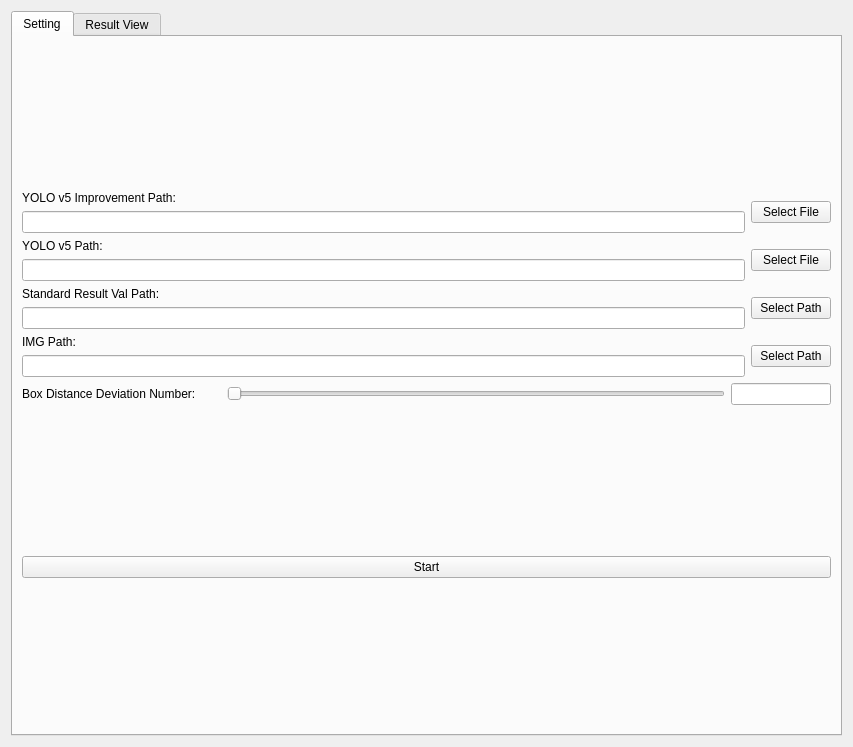
<?xml version="1.0" encoding="UTF-8"?>
<ui version="4.0">
 <class>Form</class>
 <widget class="QWidget" name="Form">
  <property name="geometry">
   <rect>
    <x>0</x>
    <y>0</y>
    <width>853</width>
    <height>747</height>
   </rect>
  </property>
  <property name="windowTitle">
   <string>Form</string>
  </property>
  <layout class="QGridLayout" name="gridLayout_3">
   <item row="0" column="0">
    <widget class="QTabWidget" name="tab_widget">
     <property name="enabled">
      <bool>true</bool>
     </property>
     <property name="currentIndex">
      <number>0</number>
     </property>
     <widget class="QWidget" name="setting_tab">
      <attribute name="title">
       <string>Setting</string>
      </attribute>
      <layout class="QGridLayout" name="gridLayout_2">
       <item row="0" column="0">
        <layout class="QVBoxLayout" name="verticalLayout_5">
         <item>
          <layout class="QHBoxLayout" name="horizontalLayout_2">
           <item>
            <layout class="QVBoxLayout" name="verticalLayout">
             <item>
              <widget class="QLabel" name="label_2">
               <property name="text">
                <string>YOLO v5 Improvement Path:</string>
               </property>
              </widget>
             </item>
             <item>
              <widget class="QLineEdit" name="a_path_line_edit"/>
             </item>
            </layout>
           </item>
           <item>
            <widget class="QPushButton" name="yolo_imp_path_select_push_button">
             <property name="text">
              <string>Select File</string>
             </property>
            </widget>
           </item>
          </layout>
         </item>
         <item>
          <layout class="QHBoxLayout" name="horizontalLayout">
           <item>
            <layout class="QVBoxLayout" name="verticalLayout_2">
             <item>
              <widget class="QLabel" name="label">
               <property name="text">
                <string>YOLO v5 Path:</string>
               </property>
              </widget>
             </item>
             <item>
              <widget class="QLineEdit" name="b_path_line_edit"/>
             </item>
            </layout>
           </item>
           <item>
            <widget class="QPushButton" name="yolo_path_select_push_button">
             <property name="text">
              <string>Select File</string>
             </property>
            </widget>
           </item>
          </layout>
         </item>
         <item>
          <layout class="QHBoxLayout" name="horizontalLayout_3">
           <item>
            <layout class="QVBoxLayout" name="verticalLayout_3">
             <item>
              <widget class="QLabel" name="label_3">
               <property name="text">
                <string>Standard Result Val Path:</string>
               </property>
              </widget>
             </item>
             <item>
              <widget class="QLineEdit" name="standard_path_line_edit"/>
             </item>
            </layout>
           </item>
           <item>
            <widget class="QPushButton" name="standard_result_val_path_select_push_button">
             <property name="text">
              <string>Select Path</string>
             </property>
            </widget>
           </item>
          </layout>
         </item>
         <item>
          <layout class="QHBoxLayout" name="horizontalLayout_4">
           <item>
            <layout class="QVBoxLayout" name="verticalLayout_4">
             <item>
              <widget class="QLabel" name="label_4">
               <property name="text">
                <string>IMG Path:</string>
               </property>
              </widget>
             </item>
             <item>
              <widget class="QLineEdit" name="img_path_line_edit"/>
             </item>
            </layout>
           </item>
           <item>
            <widget class="QPushButton" name="img_path_select_push_button">
             <property name="text">
              <string>Select Path</string>
             </property>
            </widget>
           </item>
          </layout>
         </item>
         <item>
          <layout class="QHBoxLayout" name="horizontalLayout_5" stretch="2,5,1">
           <item>
            <widget class="QLabel" name="label_5">
             <property name="text">
              <string>Box Distance Deviation Number:</string>
             </property>
            </widget>
           </item>
           <item>
            <widget class="QSlider" name="deviation_number_slider">
             <property name="orientation">
              <enum>Qt::Horizontal</enum>
             </property>
            </widget>
           </item>
           <item>
            <widget class="QLineEdit" name="deviation_number_line_edit"/>
           </item>
          </layout>
         </item>
        </layout>
       </item>
       <item row="1" column="0">
        <widget class="QPushButton" name="compare_start">
         <property name="text">
          <string>Start</string>
         </property>
        </widget>
       </item>
      </layout>
     </widget>
     <widget class="QWidget" name="result_view_tab">
      <attribute name="title">
       <string>Result View</string>
      </attribute>
      <layout class="QGridLayout" name="gridLayout">
       <item row="0" column="0">
        <widget class="QTableWidget" name="res_table">
         <property name="enabled">
          <bool>true</bool>
         </property>
         <column>
          <property name="text">
           <string>IMAGE ID</string>
          </property>
         </column>
         <column>
          <property name="text">
           <string>IMG VIEW</string>
          </property>
         </column>
         <column>
          <property name="text">
           <string>IMG INF</string>
          </property>
         </column>
         <column>
          <property name="text">
           <string>CATEGORY VIEW</string>
          </property>
         </column>
         <column>
          <property name="text">
           <string>IMP CATE COVERAGE RATE</string>
          </property>
         </column>
         <column>
          <property name="text">
           <string>INTR CATE COVERAGE RATE</string>
          </property>
         </column>
         <column>
          <property name="text">
           <string>BOX VIEW</string>
          </property>
         </column>
         <column>
          <property name="text">
           <string>STANDARD BOX AMOUNT</string>
          </property>
         </column>
         <column>
          <property name="text">
           <string>IMP BOX AMOUNT</string>
          </property>
         </column>
         <column>
          <property name="text">
           <string>INTR BOX AMOUNT</string>
          </property>
         </column>
         <column>
          <property name="text">
           <string>IMP BOX COVERAGE RATE</string>
          </property>
         </column>
         <column>
          <property name="text">
           <string>INTR BOX COVERAGE RATE</string>
          </property>
         </column>
         <column>
          <property name="text">
           <string>IMP COMPREHENSIVE EVALUATION</string>
          </property>
         </column>
         <column>
          <property name="text">
           <string>INTR COMPREHENSIVE EVALUATION</string>
          </property>
         </column>
        </widget>
       </item>
      </layout>
     </widget>
    </widget>
   </item>
  </layout>
 </widget>
 <resources/>
 <connections/>
</ui>
